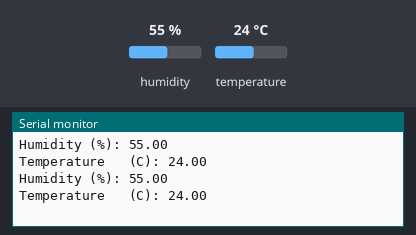
The sketch below on a simulated Arduino Uno, built with avr-gcc and run on an emulated ATmega328P. Parts: the last lines printed to the serial monitor. The test bench sets the inputs (shaded band); at power-on: humidity 55 %, temperature 24 °C.

Above: at 2.8 s.
2.9 s: humidity set to 22 %
At 5.3 s:
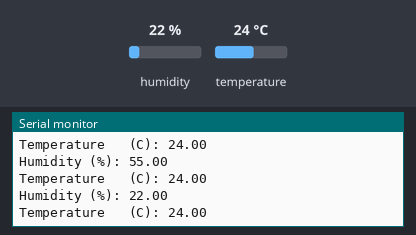
5.6 s: temperature set to 12 °C
At 6.5 s:
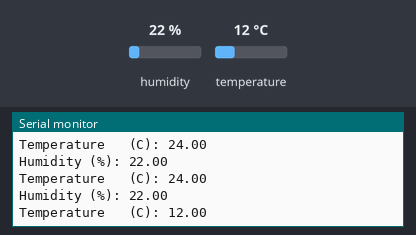
8.3 s: humidity set to 40 %
At 8.3 s:
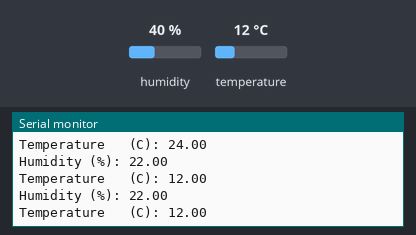
Timing chart, 0 to 11.3 s (numbered marks = the images above; inputs shaded):
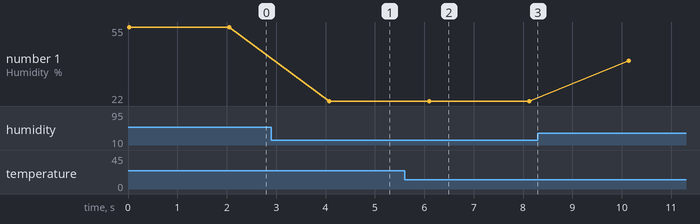

The sketch:

DHT11_connection.ino
```cpp
#include <dht11.h>
#define DHT11PIN 2

dht11 DHT11;

void   setup()
{
  Serial.begin(9600);

}

void loop()
{
  Serial.println();

   int chk = DHT11.read(DHT11PIN);

  Serial.print("Humidity (%): ");
   Serial.println((float)DHT11.humidity, 2);

  Serial.print("Temperature   (C): ");
  Serial.println((float)DHT11.temperature, 2);

  delay(2000);

}
```

Measured:
- after the input at 2.9 s, the serial monitor: prints a new line after 1.2 s (image 1)
- after the input at 5.6 s, the serial monitor: prints a new line after 0.52 s (image 2)
- plotted number 1: 55 → 22 after the input at 2.9 s, 22 → 40 after the input at 8.3 s
